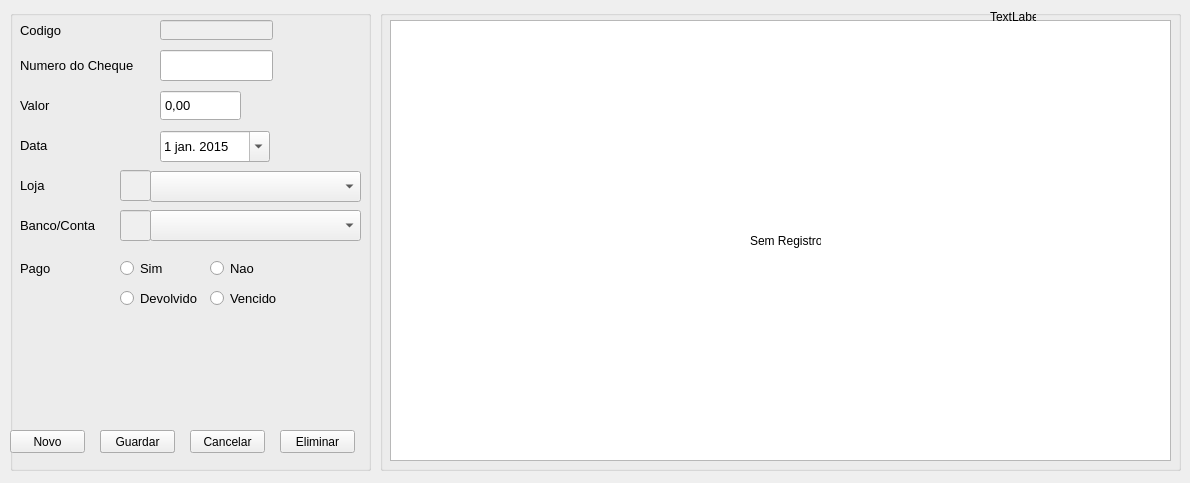
<?xml version="1.0" encoding="UTF-8"?>
<ui version="4.0">
 <class>frmregistro</class>
 <widget class="QWidget" name="frmregistro">
  <property name="geometry">
   <rect>
    <x>0</x>
    <y>0</y>
    <width>1190</width>
    <height>483</height>
   </rect>
  </property>
  <property name="windowTitle">
   <string>Registro de Cheques</string>
  </property>
  <property name="locale">
   <locale language="Portuguese" country="Brazil"/>
  </property>
  <widget class="QGroupBox" name="groupBox">
   <property name="geometry">
    <rect>
     <x>10</x>
     <y>10</y>
     <width>361</width>
     <height>461</height>
    </rect>
   </property>
   <property name="title">
    <string/>
   </property>
   <widget class="QLineEdit" name="txtnum">
    <property name="geometry">
     <rect>
      <x>150</x>
      <y>40</y>
      <width>113</width>
      <height>31</height>
     </rect>
    </property>
    <property name="font">
     <font>
      <pointsize>10</pointsize>
     </font>
    </property>
    <property name="maxLength">
     <number>12</number>
    </property>
   </widget>
   <widget class="QLabel" name="label">
    <property name="geometry">
     <rect>
      <x>10</x>
      <y>40</y>
      <width>121</width>
      <height>31</height>
     </rect>
    </property>
    <property name="font">
     <font>
      <pointsize>10</pointsize>
     </font>
    </property>
    <property name="text">
     <string>Numero do Cheque</string>
    </property>
   </widget>
   <widget class="QLabel" name="label_2">
    <property name="geometry">
     <rect>
      <x>10</x>
      <y>80</y>
      <width>101</width>
      <height>31</height>
     </rect>
    </property>
    <property name="font">
     <font>
      <pointsize>10</pointsize>
     </font>
    </property>
    <property name="text">
     <string>Valor</string>
    </property>
   </widget>
   <widget class="QDateEdit" name="datedata">
    <property name="geometry">
     <rect>
      <x>150</x>
      <y>121</y>
      <width>110</width>
      <height>31</height>
     </rect>
    </property>
    <property name="font">
     <font>
      <pointsize>10</pointsize>
     </font>
    </property>
    <property name="calendarPopup">
     <bool>true</bool>
    </property>
    <property name="date">
     <date>
      <year>2015</year>
      <month>1</month>
      <day>1</day>
     </date>
    </property>
   </widget>
   <widget class="QLabel" name="label_3">
    <property name="geometry">
     <rect>
      <x>10</x>
      <y>120</y>
      <width>101</width>
      <height>31</height>
     </rect>
    </property>
    <property name="font">
     <font>
      <pointsize>10</pointsize>
     </font>
    </property>
    <property name="text">
     <string>Data</string>
    </property>
   </widget>
   <widget class="QLabel" name="label_4">
    <property name="geometry">
     <rect>
      <x>10</x>
      <y>160</y>
      <width>101</width>
      <height>31</height>
     </rect>
    </property>
    <property name="font">
     <font>
      <pointsize>10</pointsize>
     </font>
    </property>
    <property name="text">
     <string>Loja</string>
    </property>
   </widget>
   <widget class="QLabel" name="label_5">
    <property name="geometry">
     <rect>
      <x>10</x>
      <y>250</y>
      <width>31</width>
      <height>16</height>
     </rect>
    </property>
    <property name="font">
     <font>
      <pointsize>10</pointsize>
     </font>
    </property>
    <property name="text">
     <string>Pago</string>
    </property>
   </widget>
   <widget class="QPushButton" name="btnnovo">
    <property name="geometry">
     <rect>
      <x>0</x>
      <y>420</y>
      <width>75</width>
      <height>23</height>
     </rect>
    </property>
    <property name="text">
     <string>Novo</string>
    </property>
   </widget>
   <widget class="QPushButton" name="btneditar">
    <property name="geometry">
     <rect>
      <x>90</x>
      <y>420</y>
      <width>75</width>
      <height>23</height>
     </rect>
    </property>
    <property name="text">
     <string>Editar</string>
    </property>
   </widget>
   <widget class="QPushButton" name="btncancelar">
    <property name="geometry">
     <rect>
      <x>180</x>
      <y>420</y>
      <width>75</width>
      <height>23</height>
     </rect>
    </property>
    <property name="text">
     <string>Cancelar</string>
    </property>
   </widget>
   <widget class="QPushButton" name="btneliminar">
    <property name="geometry">
     <rect>
      <x>270</x>
      <y>420</y>
      <width>75</width>
      <height>23</height>
     </rect>
    </property>
    <property name="text">
     <string>Eliminar</string>
    </property>
   </widget>
   <widget class="QPushButton" name="btnguardar">
    <property name="geometry">
     <rect>
      <x>90</x>
      <y>420</y>
      <width>75</width>
      <height>23</height>
     </rect>
    </property>
    <property name="text">
     <string>Guardar</string>
    </property>
   </widget>
   <widget class="QLineEdit" name="txtcod">
    <property name="enabled">
     <bool>false</bool>
    </property>
    <property name="geometry">
     <rect>
      <x>150</x>
      <y>10</y>
      <width>113</width>
      <height>20</height>
     </rect>
    </property>
    <property name="font">
     <font>
      <pointsize>10</pointsize>
     </font>
    </property>
   </widget>
   <widget class="QComboBox" name="cboconta">
    <property name="geometry">
     <rect>
      <x>140</x>
      <y>200</y>
      <width>211</width>
      <height>31</height>
     </rect>
    </property>
    <property name="font">
     <font>
      <pointsize>10</pointsize>
     </font>
    </property>
   </widget>
   <widget class="QLabel" name="label_6">
    <property name="geometry">
     <rect>
      <x>10</x>
      <y>200</y>
      <width>81</width>
      <height>31</height>
     </rect>
    </property>
    <property name="font">
     <font>
      <pointsize>10</pointsize>
     </font>
    </property>
    <property name="text">
     <string>Banco/Conta</string>
    </property>
   </widget>
   <widget class="QComboBox" name="cboloja">
    <property name="geometry">
     <rect>
      <x>140</x>
      <y>161</y>
      <width>211</width>
      <height>31</height>
     </rect>
    </property>
    <property name="font">
     <font>
      <pointsize>10</pointsize>
     </font>
    </property>
   </widget>
   <widget class="QLineEdit" name="txtcodloja">
    <property name="enabled">
     <bool>false</bool>
    </property>
    <property name="geometry">
     <rect>
      <x>110</x>
      <y>160</y>
      <width>31</width>
      <height>31</height>
     </rect>
    </property>
    <property name="font">
     <font>
      <pointsize>10</pointsize>
     </font>
    </property>
   </widget>
   <widget class="QLineEdit" name="txtcodconta">
    <property name="enabled">
     <bool>false</bool>
    </property>
    <property name="geometry">
     <rect>
      <x>110</x>
      <y>200</y>
      <width>31</width>
      <height>31</height>
     </rect>
    </property>
    <property name="font">
     <font>
      <pointsize>10</pointsize>
     </font>
    </property>
   </widget>
   <widget class="QDoubleSpinBox" name="txtvalor">
    <property name="geometry">
     <rect>
      <x>150</x>
      <y>80</y>
      <width>81</width>
      <height>31</height>
     </rect>
    </property>
    <property name="font">
     <font>
      <pointsize>10</pointsize>
     </font>
    </property>
    <property name="buttonSymbols">
     <enum>QAbstractSpinBox::NoButtons</enum>
    </property>
    <property name="maximum">
     <double>99999.990000000005239</double>
    </property>
   </widget>
   <widget class="QRadioButton" name="radpagosim">
    <property name="geometry">
     <rect>
      <x>110</x>
      <y>250</y>
      <width>51</width>
      <height>17</height>
     </rect>
    </property>
    <property name="font">
     <font>
      <pointsize>10</pointsize>
     </font>
    </property>
    <property name="text">
     <string>Sim</string>
    </property>
   </widget>
   <widget class="QRadioButton" name="radpagonao">
    <property name="geometry">
     <rect>
      <x>200</x>
      <y>250</y>
      <width>51</width>
      <height>17</height>
     </rect>
    </property>
    <property name="font">
     <font>
      <pointsize>10</pointsize>
     </font>
    </property>
    <property name="text">
     <string>Nao</string>
    </property>
   </widget>
   <widget class="QLabel" name="label_7">
    <property name="geometry">
     <rect>
      <x>10</x>
      <y>10</y>
      <width>46</width>
      <height>21</height>
     </rect>
    </property>
    <property name="font">
     <font>
      <pointsize>10</pointsize>
     </font>
    </property>
    <property name="text">
     <string>Codigo</string>
    </property>
   </widget>
   <widget class="QRadioButton" name="radpagodev">
    <property name="geometry">
     <rect>
      <x>110</x>
      <y>280</y>
      <width>81</width>
      <height>17</height>
     </rect>
    </property>
    <property name="font">
     <font>
      <pointsize>10</pointsize>
     </font>
    </property>
    <property name="text">
     <string>Devolvido</string>
    </property>
   </widget>
   <widget class="QRadioButton" name="radpagovencido">
    <property name="geometry">
     <rect>
      <x>200</x>
      <y>280</y>
      <width>81</width>
      <height>17</height>
     </rect>
    </property>
    <property name="font">
     <font>
      <pointsize>10</pointsize>
     </font>
    </property>
    <property name="text">
     <string>Vencido</string>
    </property>
   </widget>
  </widget>
  <widget class="QGroupBox" name="groupBox_2">
   <property name="geometry">
    <rect>
     <x>380</x>
     <y>10</y>
     <width>801</width>
     <height>461</height>
    </rect>
   </property>
   <property name="title">
    <string/>
   </property>
   <widget class="QTableWidget" name="tabla">
    <property name="enabled">
     <bool>true</bool>
    </property>
    <property name="geometry">
     <rect>
      <x>10</x>
      <y>10</y>
      <width>781</width>
      <height>441</height>
     </rect>
    </property>
    <property name="editTriggers">
     <set>QAbstractItemView::NoEditTriggers</set>
    </property>
    <property name="selectionBehavior">
     <enum>QAbstractItemView::SelectRows</enum>
    </property>
    <attribute name="horizontalHeaderHighlightSections">
     <bool>false</bool>
    </attribute>
    <attribute name="verticalHeaderVisible">
     <bool>false</bool>
    </attribute>
    <attribute name="verticalHeaderHighlightSections">
     <bool>false</bool>
    </attribute>
   </widget>
   <widget class="QLabel" name="lblsinreg">
    <property name="geometry">
     <rect>
      <x>370</x>
      <y>220</y>
      <width>71</width>
      <height>21</height>
     </rect>
    </property>
    <property name="text">
     <string>Sem Registros</string>
    </property>
   </widget>
   <widget class="QLabel" name="lblindice">
    <property name="geometry">
     <rect>
      <x>610</x>
      <y>0</y>
      <width>46</width>
      <height>13</height>
     </rect>
    </property>
    <property name="text">
     <string>TextLabel</string>
    </property>
   </widget>
  </widget>
 </widget>
 <tabstops>
  <tabstop>btnnovo</tabstop>
  <tabstop>txtnum</tabstop>
  <tabstop>txtvalor</tabstop>
  <tabstop>datedata</tabstop>
  <tabstop>cboloja</tabstop>
  <tabstop>cboconta</tabstop>
  <tabstop>radpagosim</tabstop>
  <tabstop>radpagonao</tabstop>
  <tabstop>radpagodev</tabstop>
  <tabstop>btneditar</tabstop>
  <tabstop>btnguardar</tabstop>
  <tabstop>btncancelar</tabstop>
  <tabstop>btneliminar</tabstop>
  <tabstop>tabla</tabstop>
  <tabstop>txtcodconta</tabstop>
  <tabstop>txtcod</tabstop>
  <tabstop>txtcodloja</tabstop>
 </tabstops>
 <resources/>
 <connections>
  <connection>
   <sender>tabla</sender>
   <signal>cellClicked(int,int)</signal>
   <receiver>lblindice</receiver>
   <slot>setNum(int)</slot>
   <hints>
    <hint type="sourcelabel">
     <x>708</x>
     <y>141</y>
    </hint>
    <hint type="destinationlabel">
     <x>819</x>
     <y>16</y>
    </hint>
   </hints>
  </connection>
 </connections>
</ui>
